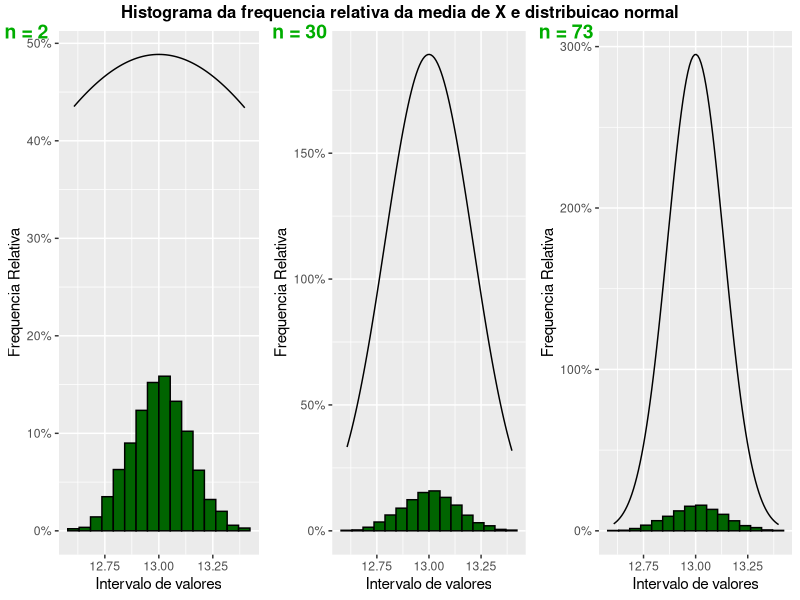

Reproduce this figure in R.
library(tidyverse)
library(ggpubr)

#Dados iniciais
nAmostras <- 1400
expSeed <- 1788
dimVector <- c(2,30,73)
limMin <- 11
limMax <- 15

#Alocação
mMedia <- data.frame(matrix(0,nAmostras,length(dimVector)))
stdDev <- matrix(0,1,length(dimVector))

valEsp <- ((limMax+limMin)/2)
valVar <- (((limMax-limMin)^2)/12)

i <- 0
for (dim in dimVector) {
  i <- i + 1
  set.seed(seed = expSeed)
  amostra <- replicate(nAmostras, runif(n = dim, min = limMin, max = limMax))
  mMedia[,i] <- apply(amostra,2,mean)
  stdDev[i] <- sqrt(valVar/dim)
  graf <- ggplot(mMedia, aes(x = mMedia[,i])) +
    geom_histogram(aes(y = after_stat(count / sum(count))), bins = 16, color="black", fill="darkgreen") +
    stat_function(fun = dnorm, args = list(mean = valEsp,sd = stdDev[i]))+
    scale_y_continuous(labels = scales::percent)+
    labs(x = 'Intervalo de valores',y = 'Frequencia Relativa')
  #Criar uma variável graf_i (i=1,2,3) para guardar o gráfico
  toDisc <- paste0("graf", i)
  assign(toDisc,graf)
}
#Juntar os 3 gráficos
histGraf <- ggarrange(graf1,graf2,graf3,ncol = 3,labels = c('n = 2','n = 30','n = 73'),hjust = -0.1, vjust = 1.1,
          font.label = list(size = 14, face = "bold", color ="#00ad00"))
annotate_figure(histGraf, top = text_grob("Histograma da frequencia relativa da media de X e distribuicao normal",
                                          color = "black", face = "bold", size = 12))